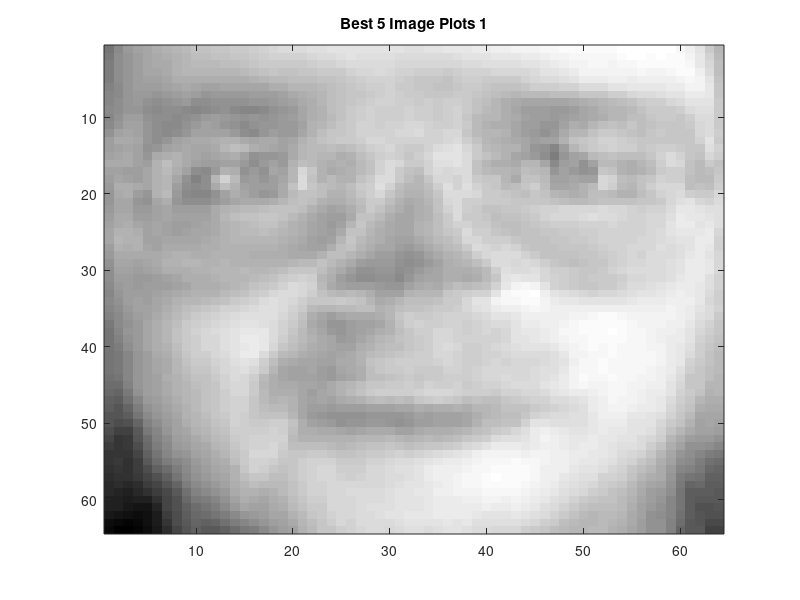
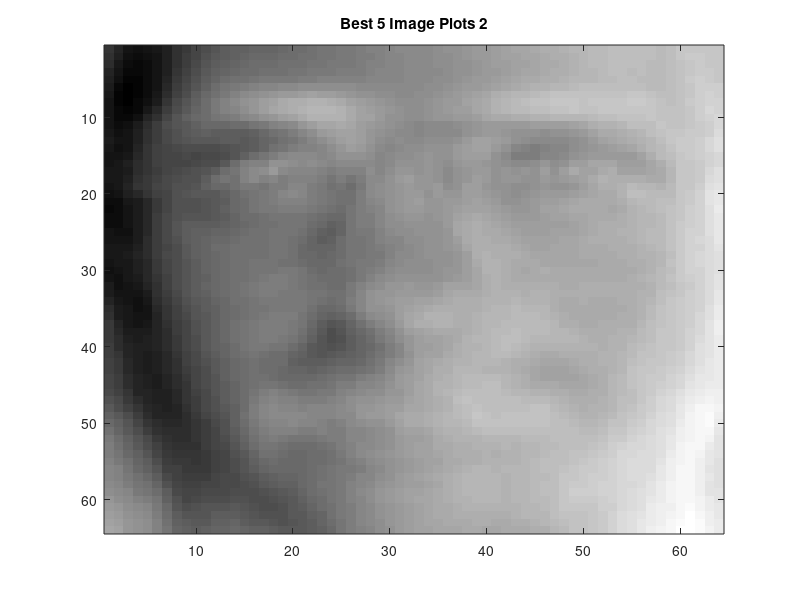
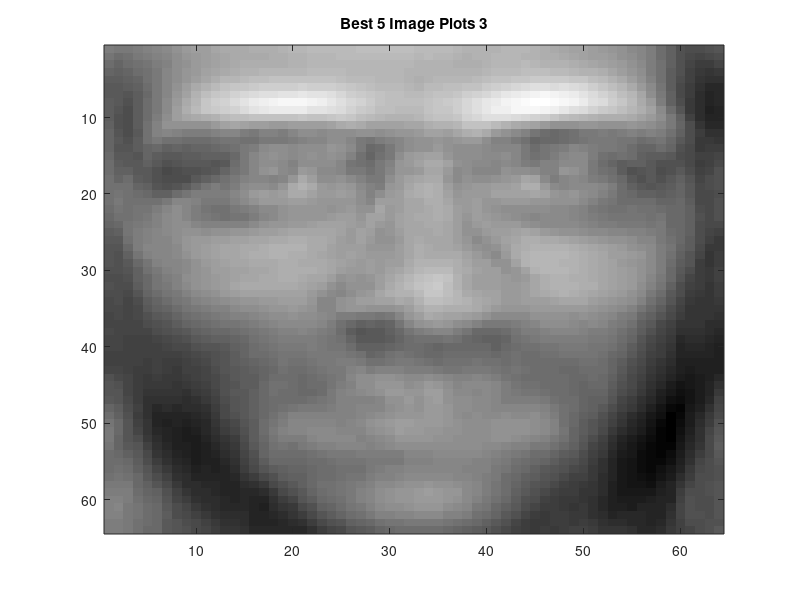
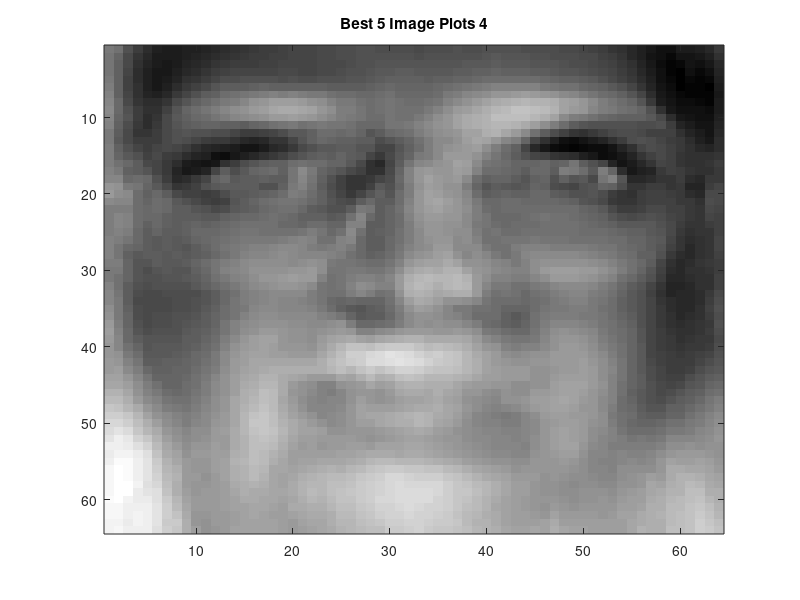

Write MATLAB code to recreate these figures, in order.
%Problem2
%eigen_faces
input_matrix=load('faces.mat');
use_matrix = input_matrix.faces;
cov_matrix=cov(use_matrix') ;
[eigen_vectors,eigen_values]= eigs(cov_matrix,5) ;
%[i,j]= size(eigen_vectors) ;

%-----------Plotting Top 5 Images---------%
%Plot 1st image
figure 
eigen_v1 = reshape(eigen_vectors(:,1),[64,64]) ;
imagesc(eigen_v1) ;
title("Best 5 Image Plots 1") ;
colormap gray

%Plot 2nd image
figure 
eigen_v2 = reshape(eigen_vectors(:,2),[64,64]) ;
imagesc(eigen_v2) ;
title("Best 5 Image Plots 2") ;
colormap gray

%Plot 3rd image
figure 
eigen_v3 = reshape(eigen_vectors(:,3),[64,64]) ;
imagesc(eigen_v3) ;
title("Best 5 Image Plots 3") ;
colormap gray

%Plot 4th image
figure 
eigen_v4 = reshape(eigen_vectors(:,4),[64,64]) ;
imagesc(eigen_v4) ;
title("Best 5 Image Plots 4") ;
colormap gray

%Plot 5th image
figure 
eigen_v5 = reshape(eigen_vectors(:,5),[64,64]) ;
imagesc(eigen_v5) ;
title("Best 5 Image Plots 5") ;
colormap gray


%-------PART II--------%
%------Reconstructing The Image%
[best_20,eig_val]= eigs(cov_matrix,20) ; 
first_im=use_matrix(:,1);
x_matrix=mldivide(best_20,first_im);
reconstruct=best_20 * x_matrix;
figure
imagesc(reshape(reconstruct,[64,64]))
title('Image plots for best 20 Eigen Vectors') 
colormap gray
